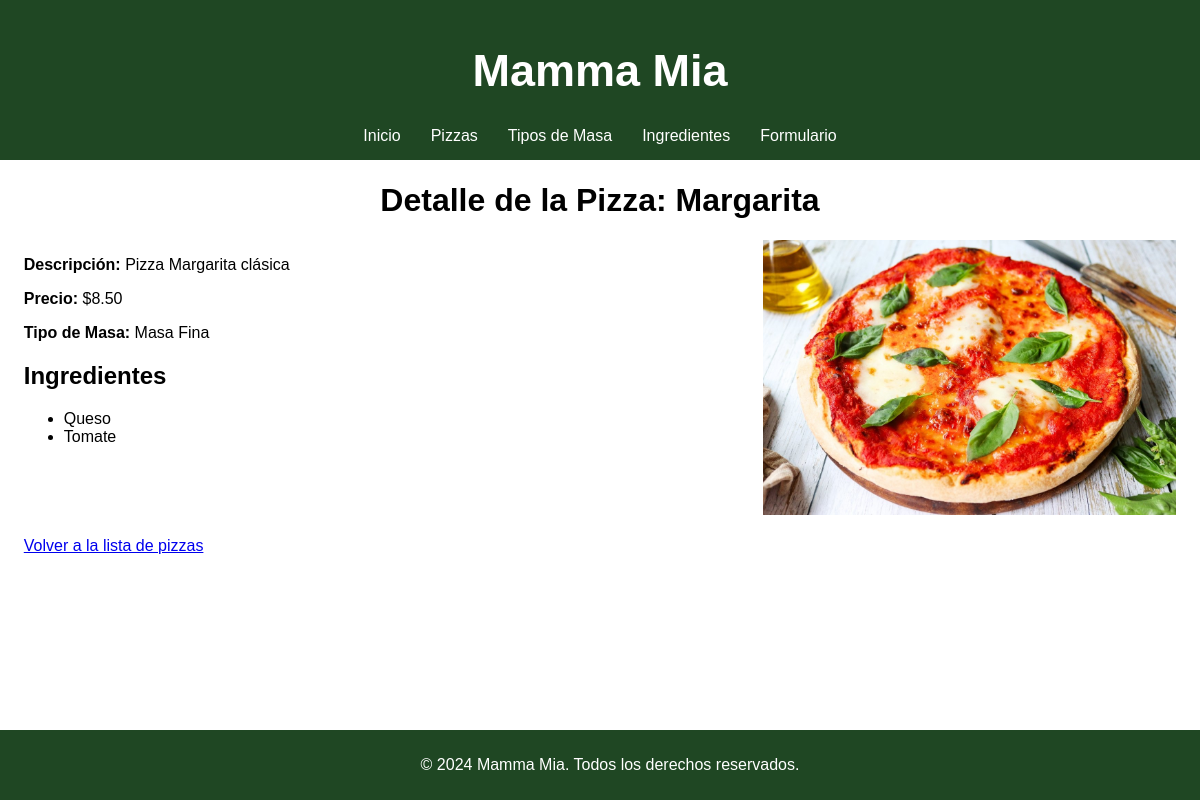
/pizzas/1/, run on the app's committed database.
### pizzeria/models.py (models this page shows, shortened)
class Pizza(models.Model):
    nombre = models.CharField(max_length=50)
    precio = models.DecimalField(max_digits=6, decimal_places=2)
    tipo_masa = models.ForeignKey(TipoMasa, on_delete=models.CASCADE)
    ingredientes = models.ManyToManyField(Ingrediente)
    descripcion = models.TextField()

class TipoMasa(models.Model):
    nombre = models.CharField(max_length=50)
    descripcion = models.TextField()

class Ingrediente(models.Model):
    nombre = models.CharField(max_length=50)
    descripcion = models.TextField()

### pizzeria/views.py (the view)
# urls.py: path('pizzas/<int:pizza_id>/', views.detalle_pizza, name='detalle_pizza'),
def detalle_pizza(request, pizza_id):
    pizza = get_object_or_404(Pizza, id=pizza_id)
    return render(request, 'detalle_pizza.html', {'pizza': pizza})

### pizzeria/templates/detalle_pizza.html (shortened to what this page needs)
{% extends "base.html" %}
{% load static %}
{%block content%}
<main>
    <h1>Detalle de la Pizza: {{ pizza.nombre }}</h1>
    <div class="det_pizza">
        <div class="texto_pizza">
            <p><strong>Descripción:</strong> {{ pizza.descripcion }}</p>
            <p><strong>Precio:</strong> ${{ pizza.precio }}</p>
            <p><strong>Tipo de Masa:</strong> {{ pizza.tipo_masa.nombre }}</p>
            <h2>Ingredientes</h2>
            <ul>
                {% for ingrediente in pizza.ingredientes.all %}
                    <li>{{ ingrediente.nombre }}</li>
                {% endfor %}
            </ul>
        </div>
        <div class="imagen_detPizza">
            <img id="pizzaImage" src="" alt="Imagen de la pizza" height="275">
            <br>
            <br>
        </div>
    </div>
    <a href="{% url 'lista_pizzas' %}">Volver a la lista de pizzas</a>
</main>
<br>
<br>
<br>
<br>
{%endblock%}

### static/css/styles.css (style rules this page uses)
body { font-family: Arial, sans-serif; margin: 0; padding: 0; }
main { width: 98%; margin: 0 auto; }
main h1 { text-align: center; }
main h2 { text-align: left; }
.det_pizza { display: flex; }
.texto_pizza { flex: 1; }
.imagen_detPizza { flex: 0 0 300px; text-align: right; }

### data on the page
Pizza: nombre "Margarita", descripcion "Pizza Margarita clásica", precio "8.50", tipo_masa.nombre "Masa Fina"
Ingrediente: nombre "Queso"
Ingrediente: nombre "Tomate"
